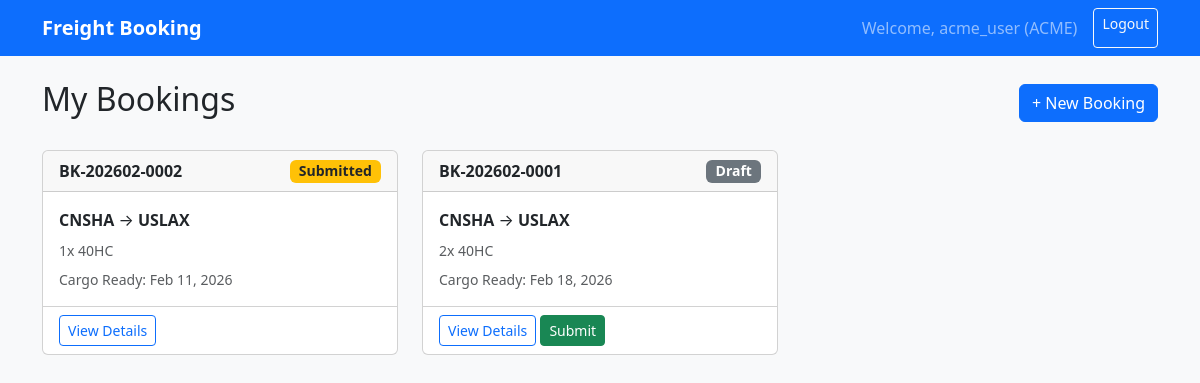
Screenshot of / (signed in) with the database file from the repository.
### bookings/models.py (models this page shows, shortened)
class UserProfile(models.Model):
    ROLE_CHOICES = [
        ('ADMIN', 'Admin'),
        ('USER', 'User'),
    ]
    user = models.OneToOneField(User, on_delete=models.CASCADE, related_name='profile')
    customer = models.ForeignKey(Customer, on_delete=models.CASCADE, null=True, blank=True)
    role = models.CharField(max_length=20, choices=ROLE_CHOICES, default='USER')
    phone = models.CharField(max_length=50, blank=True)

class Customer(models.Model):
    code = models.CharField(max_length=20, unique=True)
    name = models.CharField(max_length=255)
    email = models.EmailField(blank=True)
    phone = models.CharField(max_length=50, blank=True)
    address = models.TextField(blank=True)
    city = models.CharField(max_length=100, blank=True)
    country = models.CharField(max_length=100, blank=True)
    is_active = models.BooleanField(default=True)
    created_at = models.DateTimeField(auto_now_add=True)
    class Meta:
        ordering = ['name']

class Booking(models.Model):
    STATUS_CHOICES = [
        ('DRAFT', 'Draft'),
        ('SUBMITTED', 'Submitted'),
        ('CONFIRMED', 'Confirmed'),
        ('CANCELLED', 'Cancelled'),
    ]
    booking_number = models.CharField(max_length=20, unique=True, editable=False)
    customer = models.ForeignKey(Customer, on_delete=models.PROTECT)
    created_by = models.ForeignKey(User, on_delete=models.PROTECT)
    origin_port = models.ForeignKey(Port, on_delete=models.PROTECT, related_name='origin_bookings')
    destination_port = models.ForeignKey(Port, on_delete=models.PROTECT, related_name='destination_bookings')
    cargo_ready_date = models.DateField()
    container_type = models.ForeignKey(ContainerType, on_delete=models.PROTECT)
    container_count = models.PositiveIntegerField(default=1)
    status = models.CharField(max_length=20, choices=STATUS_CHOICES, default='DRAFT')
    special_instructions = models.TextField(blank=True)
    carrier_name = models.CharField(max_length=100, blank=True)
    vessel_name = models.CharField(max_length=100, blank=True)
    voyage_number = models.CharField(max_length=50, blank=True)
    etd = models.DateField(null=True, blank=True, verbose_name="ETD")
    eta = models.DateField(null=True, blank=True, verbose_name="ETA")
    submitted_at = models.DateTimeField(null=True, blank=True)
    confirmed_at = models.DateTimeField(null=True, blank=True)
    created_at = models.DateTimeField(auto_now_add=True)
    updated_at = models.DateTimeField(auto_now=True)
    class Meta:
        ordering = ['-created_at']

class Port(models.Model):
    code = models.CharField(max_length=10, unique=True)  # UN/LOCODE
    name = models.CharField(max_length=255)
    country = models.CharField(max_length=100)
    is_active = models.BooleanField(default=True)
    class Meta:
        ordering = ['code']

class ContainerType(models.Model):
    code = models.CharField(max_length=10, unique=True)
    name = models.CharField(max_length=50)
    size_ft = models.IntegerField()
    class Meta:
        ordering = ['size_ft', 'code']

### bookings/views.py (the view)
# urls.py: path('', views.booking_list, name='booking_list'),
@login_required
def booking_list(request):
    if hasattr(request.user, 'profile') and request.user.profile.customer:
        bookings = Booking.objects.filter(customer=request.user.profile.customer)
    else:
        bookings = Booking.objects.all()
    return render(request, 'bookings/booking_list.html', {'bookings': bookings})

### templates/bookings/booking_list.html (shortened to what this page needs)
{% extends 'base.html' %}
{% block content %}
<div class="d-flex justify-content-between align-items-center mb-4">
    <h2>My Bookings</h2>
    <a href="{% url 'booking_create' %}" class="btn btn-primary">+ New Booking</a>
</div>
{% if bookings %}
<div class="row">
    {% for booking in bookings %}
    <div class="col-md-6 col-lg-4 mb-4">
        <div class="card card-booking h-100">
            <div class="card-header d-flex justify-content-between align-items-center">
                <strong>{{ booking.booking_number }}</strong>
                <span class="badge
                    {% if booking.status == 'DRAFT' %}bg-secondary
                    {% elif booking.status == 'SUBMITTED' %}bg-warning text-dark
                    {% elif booking.status == 'CONFIRMED' %}bg-success
                    {% else %}bg-danger{% endif %}
                    status-badge">
                    {{ booking.get_status_display }}
                </span>
            </div>
            <div class="card-body">
                <p class="mb-2">
                    <strong>{{ booking.origin_port.code }}</strong>
                    &rarr;
                    <strong>{{ booking.destination_port.code }}</strong>
                </p>
                <p class="text-muted small mb-2">
                    {{ booking.container_count }}x {{ booking.container_type.code }}
                </p>
                <p class="text-muted small mb-0">
                    Cargo Ready: {{ booking.cargo_ready_date|date:"M d, Y" }}
                </p>
            </div>
            <div class="card-footer bg-transparent">
                <a href="{% url 'booking_detail' booking.id %}" class="btn btn-sm btn-outline-primary">View Details</a>
                {% if booking.status == 'DRAFT' %}
                <a href="{% url 'booking_submit' booking.id %}" class="btn btn-sm btn-success">Submit</a>
                {% endif %}
            </div>
        </div>
    </div>
    {% endfor %}
</div>
{% else %}
<div class="text-center py-5">
    <p class="text-muted mb-3">No bookings yet.</p>
    <a href="{% url 'booking_create' %}" class="btn btn-primary">Create Your First Booking</a>
</div>
{% endif %}
{% endblock %}

### templates/base.html (shortened to what this page needs)
<!DOCTYPE html>
<html lang="en">
<head>
    <link href="https://cdn.jsdelivr.net/npm/bootstrap@5.3.2/dist/css/bootstrap.min.css" rel="stylesheet">
</head>
<body class="bg-light">
    <nav class="navbar navbar-expand-lg navbar-dark bg-primary mb-4">
        <div class="container">
            <a class="navbar-brand" href="/">Freight Booking</a>
            {% if user.is_authenticated %}
            <div class="navbar-nav ms-auto">
                <span class="navbar-text me-3">
                    Welcome, {{ user.username }}
                    {% if user.profile.customer %}({{ user.profile.customer.code }}){% endif %}
                </span>
                <a class="btn btn-outline-light btn-sm" href="{% url 'logout' %}">Logout</a>
            </div>
            {% endif %}
        </div>
    </nav>
    <div class="container">
        {% block content %}{% endblock %}
    </div>
</body>
</html>

### templates/base.html (style rules this page uses)
.navbar-brand { font-weight: bold; }
.status-badge { font-size: 0.875rem; }
.card-booking { transition: box-shadow 0.2s; }

### rows the page displays
Booking: booking_number "BK-202602-0002", status "Submitted", origin_port.code "CNSHA", destination_port.code "USLAX", container_count "1", container_type.code "40HC", cargo_ready_date "Feb 11, 2026"
Booking: booking_number "BK-202602-0001", status "Draft", origin_port.code "CNSHA", destination_port.code "USLAX", container_count "2", container_type.code "40HC", cargo_ready_date "Feb 18, 2026", shows "Submit"

### other values shown
{{ user.username }} "acme_user"
{{ user.profile.customer.code }} "ACME"
